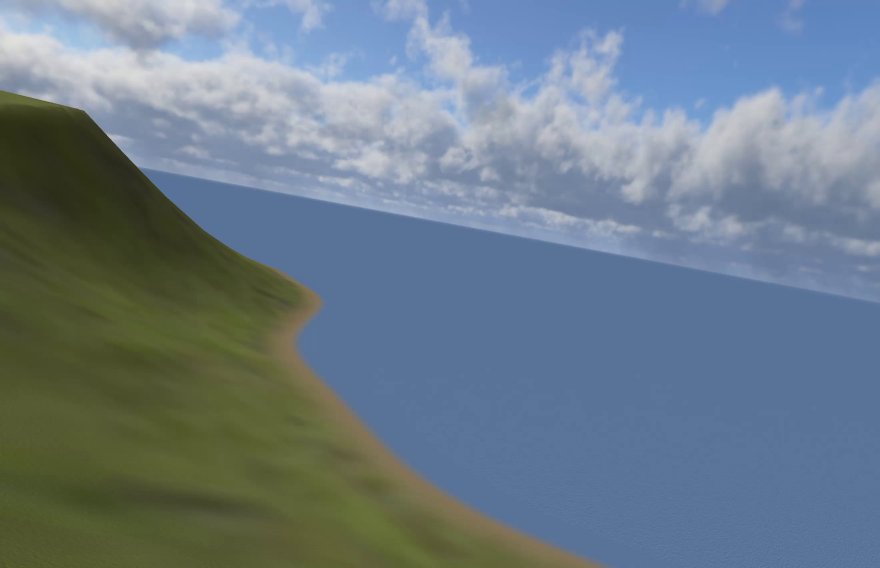
#> input picture trainingData/images/video1_0000.jpg, 2640 x 1704 px (shown at 1/3 size); its folder holds only this picture in this run
$ python mean_based_optimisation.py
#> lines starting #> are read from the running program, lines starting #| are printed output that depends on the picture; after the words box and inside, x2 and y2 are one past the last pixel; in counts of white or black regions, pixels touching at a corner belong together
import os
import time

import cv2
import numpy as np

def find_horizon_variance():
    # Downsample the frame to reduce computation time
    scale_factor = 16
    downsampled_frame = cv2.resize(frame, (frame.shape[1] // scale_factor, frame.shape[0] // scale_factor))

    # Convert to grayscale
    # Using 32-bit float to prevent overflow or truncation errors later
    gray_frame = cv2.cvtColor(downsampled_frame, cv2.COLOR_BGR2GRAY).astype(np.float32)
    frame_height, frame_width = gray_frame.shape

    # Create the coordinate grid to search through
    y, x = np.indices((frame_height, frame_width))
    # Shift the origin to the center of the frame
    x -= frame_width // 2
    y -= frame_height // 2

    # Define the candidate lines (pitch and roll search space)
    rolls = np.linspace(-np.pi, np.pi, 36) # Every 10 degrees
    pitches = np.linspace(-frame_height//2, frame_height//2, 20) # Every 5 degrees

    # Calculate the variance for each candidate line
    best_score = -1 # We are looking for the max
    best_line = None

    total_pixels = frame_height * frame_width

    for roll in rolls:
        cos_r = np.cos(roll)
        sin_r = np.sin(roll)

        for pitch in pitches:
            mask = (x * cos_r + y * sin_r - pitch) > 0

            region_A = gray_frame[mask]
            region_B = gray_frame[~mask]

            if len(region_A) == 0 or len(region_B) == 0:
                continue

            w_A = len(region_A) / total_pixels
            w_B = len(region_B) / total_pixels

            # Calculate Averages (Means)
            mu_A = np.mean(region_A)
            mu_B = np.mean(region_B)

            # Calculate Noise (Variances)
            var_A = np.var(region_A)
            var_B = np.var(region_B)

            # 1. How far apart are the averages?
            inter_var = w_A * w_B * (mu_A - mu_B)**2

            # 2. How noisy are the regions internally?
            intra_var = (w_A * var_A) + (w_B * var_B)

            # Prevent division by zero if a region is perfectly flat
            if intra_var == 0:
                intra_var = 1e-5

            # 3. Fisher's Ratio: Maximize separation, minimize noise
            fisher_score = inter_var / intra_var

            if fisher_score > best_score:
                best_score = fisher_score
                best_line = (roll, pitch)

    return best_line, scale_factor

# [111 lines left out: functions find_horizon_red, find_horizon_unified, not called in this run]


def draw_horizon_line(best_line, scale_factor):
    roll = best_line[0]
    pitch = best_line[1]
    original_pitch = pitch * scale_factor

    # Find the coords of the closest point on the line to the center of the frame
    frame_height, frame_width = frame.shape[:2]
    cx = frame_width // 2
    cy = frame_height // 2
    cos_r = np.cos(roll)
    sin_r = np.sin(roll)
    # (x0, y0) is the closest point on the horizon line relative to centre
    x0 = original_pitch * cos_r
    y0 = original_pitch * sin_r

    # Draw an AHRS style overlay
    overlay = frame.copy()
    y, x = np .indices((frame_height, frame_width))
    x = x - cx
    y = y - cy
    full_mask = (x * cos_r + y * sin_r - original_pitch) > 0
    # 3. Create the boolean mask for the full-size image
    full_mask = (x * cos_r + y * sin_r - original_pitch) > 0

    # Convert the original frame to grayscale to check brightness
    gray = cv2.cvtColor(frame, cv2.COLOR_BGR2GRAY)

    # Calculate the average brightness of both regions
    mean_A = gray[full_mask].mean()
    mean_B = gray[~full_mask].mean()

    orange_bgr = (0, 165, 255)  # Ground
    blue_bgr = (255, 0, 0)  # Sky

    # Assign colours dynamically based on brightness
    if mean_A > mean_B:
        # Region A is brighter, so it must be the Sky
        overlay[full_mask] = blue_bgr
        overlay[~full_mask] = orange_bgr
    else:
        # Region B is brighter, so it must be the Sky
        overlay[full_mask] = orange_bgr
        overlay[~full_mask] = blue_bgr

    # Blend the overlay with the original frame (alpha = 0.5 for 50%)
    alpha = 0.5
    cv2.addWeighted(overlay, alpha, frame, 1 - alpha, 0, frame)


    # Project the line to onto the frame
    length = max(frame_height, frame_width) * 2 # Guaranteed to be longer than the frame diagonal
    # Point 1: anchor point + (direction * length)
    x1 = int(cx + x0 + length * (-sin_r))
    y1 = int(cy + y0 + length * cos_r)
    # Point 2: Anchor point - (direction * length)
    x2 = int(cx + x0 - length * (-sin_r))
    y2 = int(cy + y0 - length * cos_r)

    # Draw the line on the frame
    cv2.line(frame, (x1, y1), (x2, y2), (0, 255, 0), 3)
    return frame


images_dir = "trainingData/images"
output_dir = "trainingData/horizon_lines_fisher"
os.makedirs(output_dir, exist_ok=True)

for filename in os.listdir(images_dir):
    if not filename.lower().endswith((".jpg", ".jpeg", ".png")):
        continue

    print(f"Processing {filename}...")
    frame = cv2.imread(os.path.join(images_dir, filename))
#> frame is the input picture: shape (1704, 2640, 3); mean B, G, R 137, 124.3, 107.8

    best_line, scale_factor = find_horizon_variance()
#> in find_horizon_variance, `downsampled_frame = cv2.resize(frame, (frame.shape[1] // scale_factor,..`:
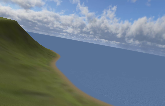
#> downsampled_frame: shape (106, 165, 3); mean B, G, R 136.9, 124.2, 107.7
#> in find_horizon_variance, `gray_frame = cv2.cvtColor(downsampled_frame, cv2.COLOR_BGR2GRAY).astyp..`:
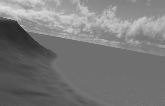
#> gray_frame: shape (106, 165) float32; min 40, max 223, mean 120.6
#> after the loop in find_horizon_variance, `for roll in rolls:`: best_line = (-1.35, 13.95); best_score = 1.6
#> best_line = (-1.35, 13.95); scale_factor = 16

    # Only draw and save if a valid horizon was found
    if best_line is not None:
        drawn_frame = draw_horizon_line(best_line, scale_factor)
#> in draw_horizon_line, `roll = best_line[0]`: roll = -1.35
#> in draw_horizon_line, `pitch = best_line[1]`: pitch = 13.95
#> in draw_horizon_line, `original_pitch = pitch * scale_factor`: original_pitch = 223.2
#> in draw_horizon_line, `cos_r = np.cos(roll)`: cos_r = 0.223
#> in draw_horizon_line, `sin_r = np.sin(roll)`: sin_r = -0.975
#> in draw_horizon_line, `x0 = original_pitch * cos_r`: x0 = 49.66
#> in draw_horizon_line, `y0 = original_pitch * sin_r`: y0 = -217.6
#> in draw_horizon_line, `full_mask = (x * cos_r + y * sin_r - original_pitch) > 0`:
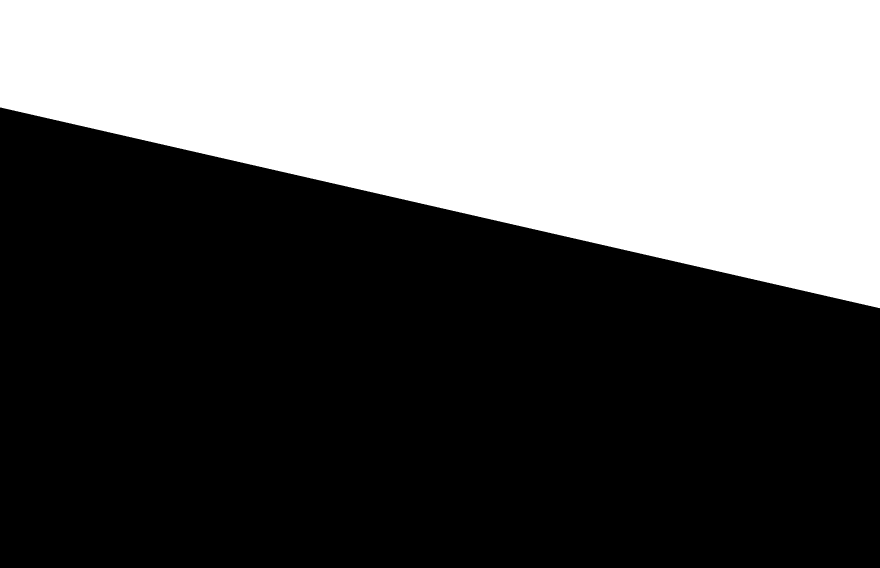
#> full_mask: shape (1704, 2640) bool (shown at 1/3 size); 36.6% white; 1 white region, box (x1, y1, x2, y2) and area: (0, 0, 2640, 925) 1646011
#> in draw_horizon_line, `mean_A = gray[full_mask].mean()`: mean_A = 158.1
#> in draw_horizon_line, `mean_B = gray[~full_mask].mean()`: mean_B = 99.1
#> in draw_horizon_line, `overlay[full_mask] = blue_bgr`:
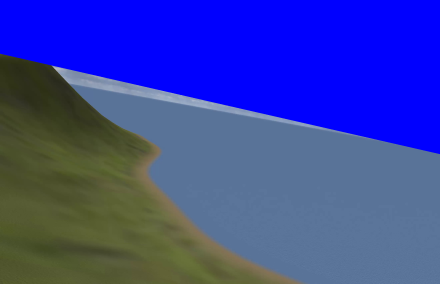
#> overlay: shape (1704, 2640, 3) (shown at 1/6 size); mean B, G, R 161.3, 65.6, 55.8
#> in draw_horizon_line, `overlay[~full_mask] = orange_bgr`:
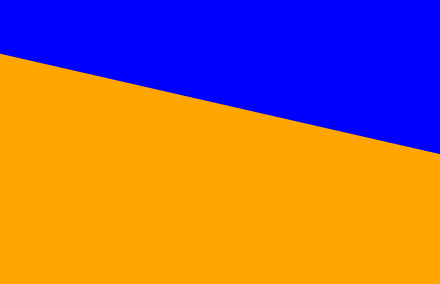
#> overlay: shape (1704, 2640, 3) (shown at 1/6 size); mean B, G, R 93.3, 104.6, 161.7
#> in draw_horizon_line, `cv2.addWeighted(overlay, alpha, frame, 1 - alpha, 0, frame)`:
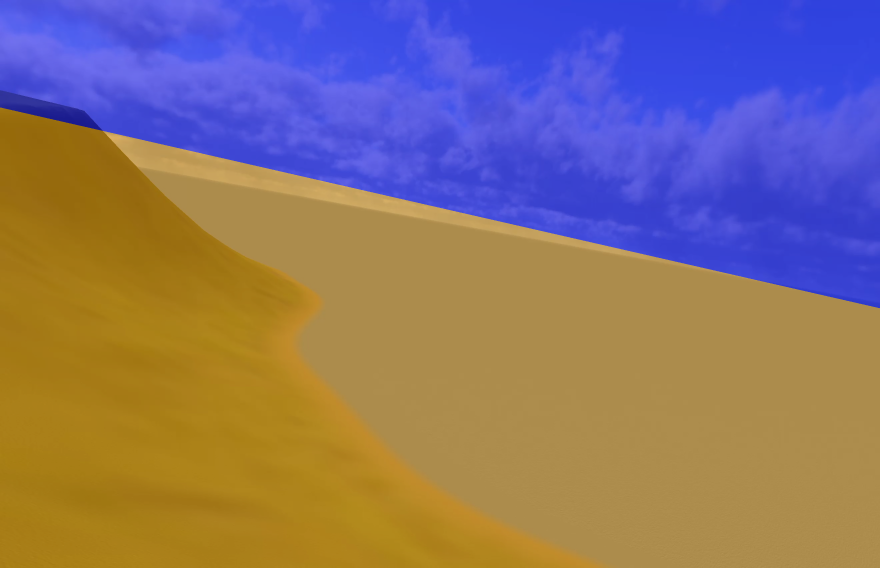
#> frame: shape (1704, 2640, 3) (shown at 1/3 size); mean B, G, R 115.2, 114.5, 134.7
#> in draw_horizon_line, `x1 = int(cx + x0 + length * (-sin_r))`: x1 = 6517
#> in draw_horizon_line, `y1 = int(cy + y0 + length * cos_r)`: y1 = 1809
#> in draw_horizon_line, `x2 = int(cx + x0 - length * (-sin_r))`: x2 = -3777
#> in draw_horizon_line, `y2 = int(cy + y0 - length * cos_r)`: y2 = -540
        cv2.imwrite(os.path.join(output_dir, f"horizon_line_{filename}"), drawn_frame)
    else:
        print(f"Skipping {filename}: No confident horizon detected.")
        cv2.imwrite(os.path.join(output_dir, f"horizon_line_{filename}"), frame)

$ run again, on trainingData/images/video1_0004.jpg
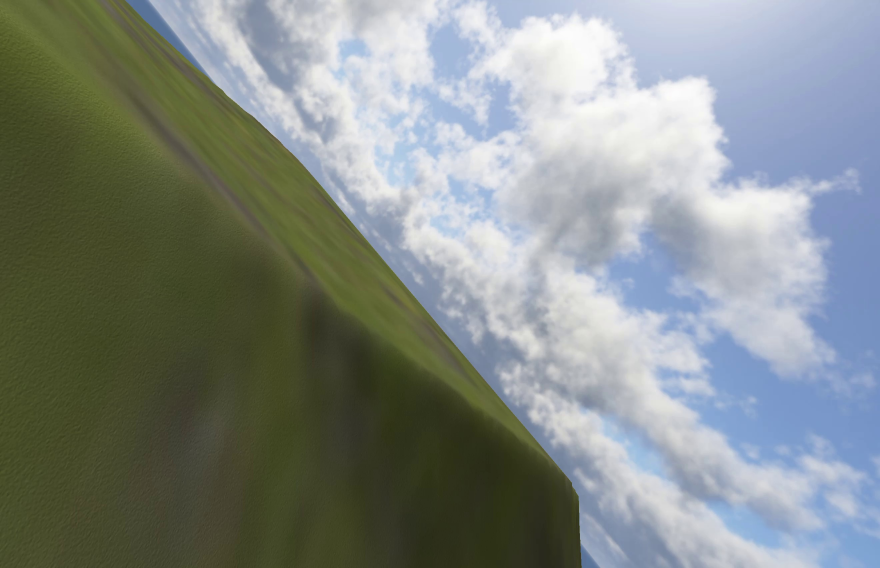
#> input picture trainingData/images/video1_0004.jpg, 2640 x 1704 px (shown at 1/3 size)
#> frame is the input picture: shape (1704, 2640, 3); mean B, G, R 134.6, 138.6, 131.2
#> after the loop in find_horizon_variance, `for roll in rolls:`: best_line = (2.42, 2.79); best_score = 4.72
#> `best_line, scale_factor = find_horizon_variance()`: best_line = (2.42, 2.79); scale_factor = 16
#> roll = 2.42
#> pitch = 2.79
#> original_pitch = 44.63
#> cos_r = -0.753
#> sin_r = 0.658
#> x0 = -33.61
#> y0 = 29.36
#> in draw_horizon_line, `full_mask = (x * cos_r + y * sin_r - original_pitch) > 0`:
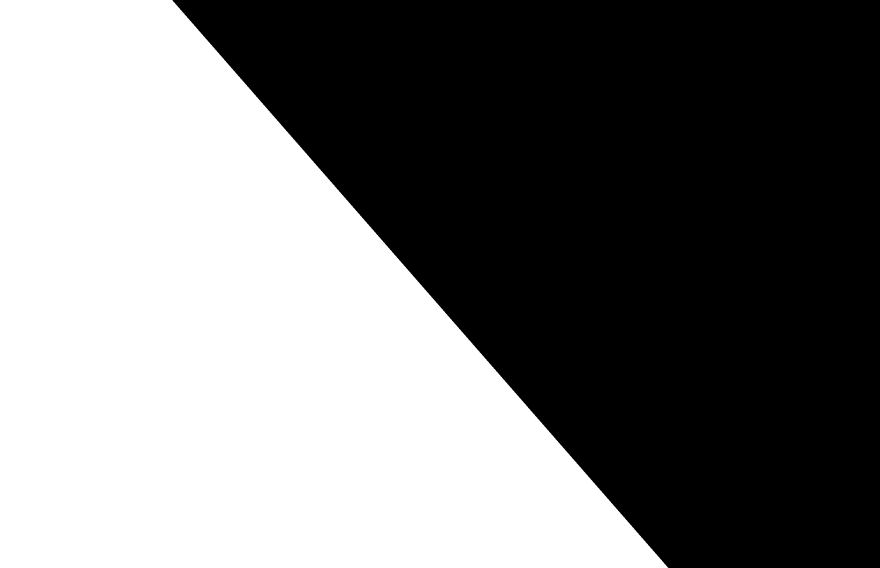
#> full_mask: shape (1704, 2640) bool (shown at 1/3 size); 47.8% white; 1 white region, box (x1, y1, x2, y2) and area: (0, 0, 2005, 1704) 2148399
#> mean_A = 75.87
#> mean_B = 190.9
#> in draw_horizon_line, `cv2.addWeighted(overlay, alpha, frame, 1 - alpha, 0, frame)`:
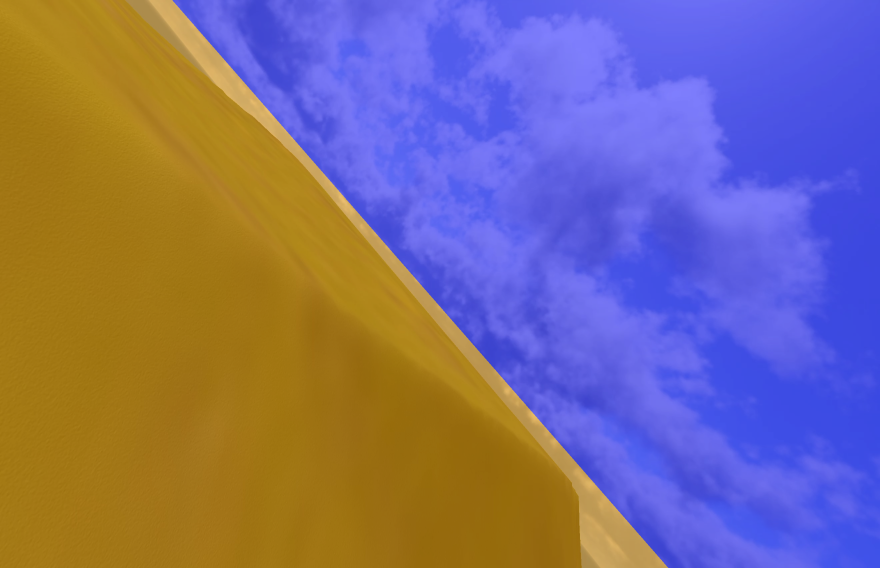
#> frame: shape (1704, 2640, 3) (shown at 1/3 size); mean B, G, R 133.9, 108.7, 126.5
#> x1 = -2187
#> y1 = -3094
#> x2 = 4760
#> y2 = 4857

$ run again, on trainingData/images/video1_0005.jpg
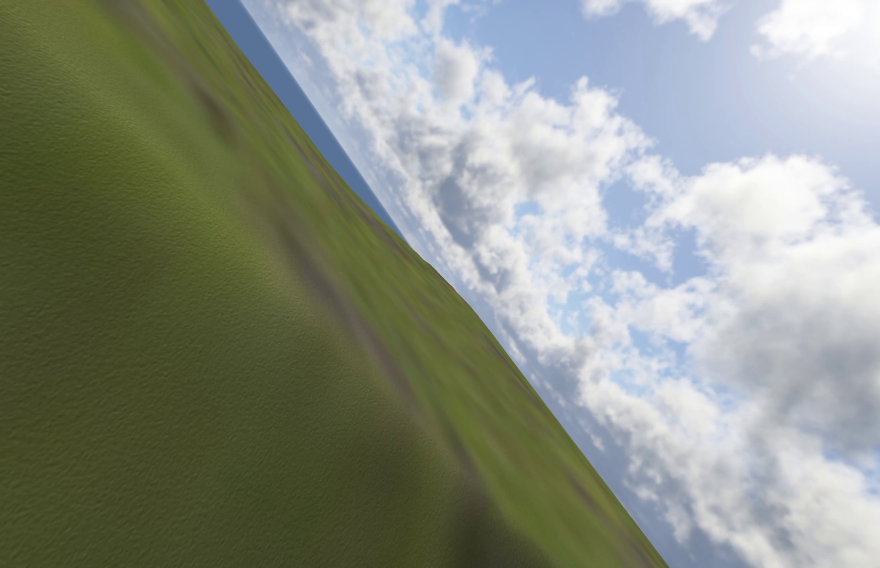
#> input picture trainingData/images/video1_0005.jpg, 2640 x 1704 px (shown at 1/3 size)
#> frame is the input picture: shape (1704, 2640, 3); mean B, G, R 131, 143.6, 137.3
#> after the loop in find_horizon_variance, `for roll in rolls:`: best_line = (2.42, -2.79); best_score = 7.27
#> `best_line, scale_factor = find_horizon_variance()`: best_line = (2.42, -2.79); scale_factor = 16
#> roll = 2.42
#> pitch = -2.79
#> original_pitch = -44.63
#> cos_r = -0.753
#> sin_r = 0.658
#> x0 = 33.61
#> y0 = -29.36
#> in draw_horizon_line, `full_mask = (x * cos_r + y * sin_r - original_pitch) > 0`:
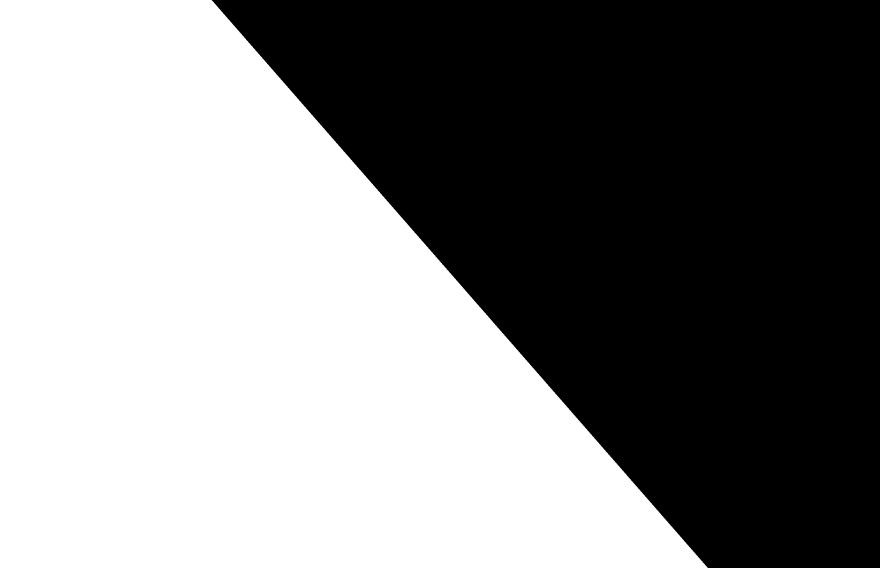
#> full_mask: shape (1704, 2640) bool (shown at 1/3 size); 52.2% white; 1 black region, box (x1, y1, x2, y2) and area: (635, 0, 2640, 1704) 2148184
#> mean_A = 83.27
#> mean_B = 202.6
#> in draw_horizon_line, `cv2.addWeighted(overlay, alpha, frame, 1 - alpha, 0, frame)`:
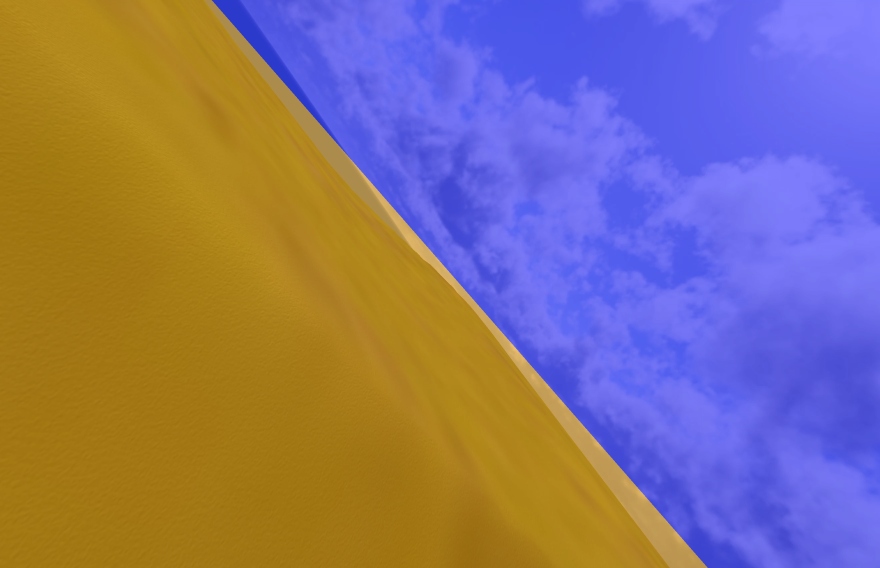
#> frame: shape (1704, 2640, 3) (shown at 1/3 size); mean B, G, R 126.4, 114.9, 135.3
#> x1 = -2120
#> y1 = -3153
#> x2 = 4827
#> y2 = 4798
